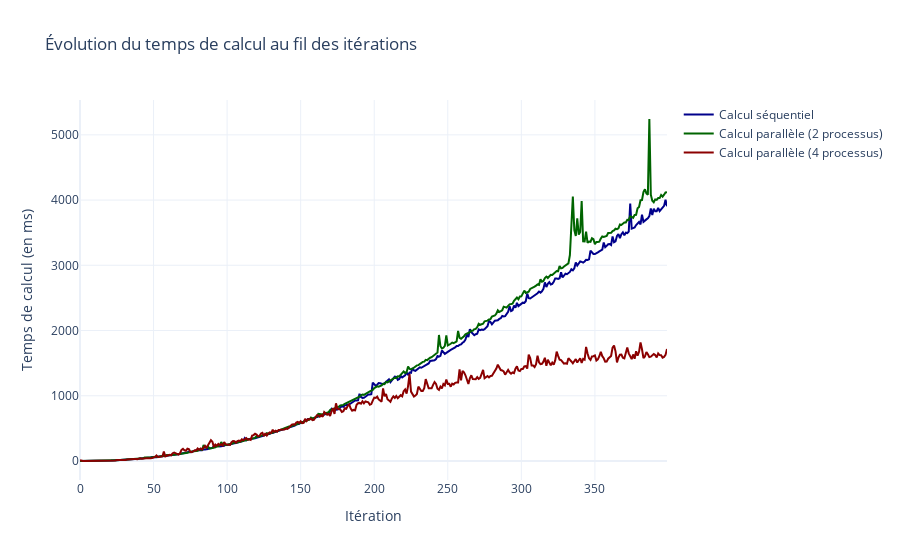

Notebook code cell kept with this figure:
### Code cell
fig = go.Figure()

fig.add_trace(go.Scatter(
    x=seq_computing_results.index,
    y=seq_computing_results["Computing time"],
    name="Calcul séquentiel",
    line=dict(color="darkblue")
))

fig.add_trace(go.Scatter(
    x=par_step_2_computing_results.index,
    y=par_step_2_computing_results["Computing time"],
    name="Calcul parallèle (2 processus)",
    line=dict(color="darkgreen")
))

fig.add_trace(go.Scatter(
    x=par_step_3_computing_results.index,
    y=par_step_3_computing_results["Computing time"],
    name="Calcul parallèle (4 processus)",
    line=dict(color="darkred")
))

fig.update_layout(
    title="Évolution du temps de calcul au fil des itérations",
    xaxis_title="Itération",
    yaxis_title="Temps de calcul (en ms)",
    template="plotly_white"
)

fig.show()

### Figure 1 — Plotly figure (JSON) as saved in the notebook; plotly's stock layout.template omitted (floating-point values rounded to 4 significant figures; data arrays with more than 128 entries replaced by an {"elided": "..."} marker saying what was removed)
{"data": [{"line": {"color": "darkblue"}, "name": "Calcul séquentiel", "type": "scatter", "x": {"elided": "400 int values"}, "y": {"elided": "400 float values"}}, {"line": {"color": "darkgreen"}, "name": "Calcul parallèle (2 processus)", "type": "scatter", "x": {"elided": "400 int values"}, "y": {"elided": "400 float values"}}, {"line": {"color": "darkred"}, "name": "Calcul parallèle (4 processus)", "type": "scatter", "x": {"elided": "400 int values"}, "y": {"elided": "400 float values"}}], "layout": {"title": {"text": "Évolution du temps de calcul au fil des itérations"}, "xaxis": {"title": {"text": "Itération"}}, "yaxis": {"title": {"text": "Temps de calcul (en ms)"}}}}
